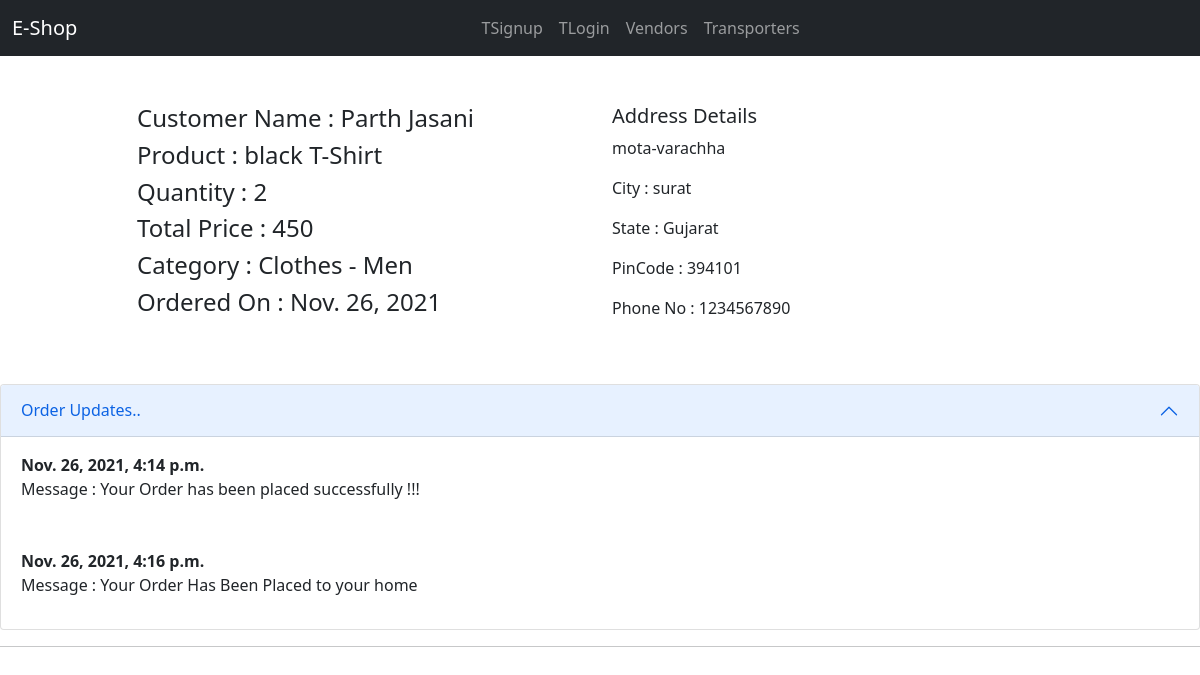
/order_page?id=28, run on the app's committed database.
### store/models/orders.py (models this page shows, shortened)
class Order(models.Model):
    product = models.ForeignKey(Product, on_delete=models.CASCADE)
    customer = models.ForeignKey(Customer, on_delete=models.CASCADE)
    quantity = models.IntegerField(default=1)
    price = models.IntegerField()
    address = models.CharField(max_length=100, default="", blank=True)
    address2 = models.CharField(max_length=100, default="", blank=True)
    phone = models.CharField(max_length=15, default="", blank=True)
    city = models.CharField(max_length=20,default="", blank=True)
    state = models.CharField(max_length=20,default="", blank=True)
    zip = models.IntegerField(default=1)
    date = models.DateField(default=datetime.datetime.today)
    status = models.BooleanField(default=False)
    transporter = models.ForeignKey(Transporter, on_delete=models.CASCADE, default=1)
    def __str__(self):
        return str(self.id)

### store/models/customer.py (models this page shows, shortened)
class Customer(models.Model):
    first_name = models.CharField(max_length=30)
    last_name = models.CharField(max_length=30)
    phone = models.CharField(max_length=15)
    email = models.EmailField()
    password = models.CharField(max_length=500)

### store/models/product.py (models this page shows, shortened)
class Product(models.Model):
    name = models.CharField(max_length=50)
    price = models.IntegerField(default=0)
    category = models.ForeignKey(Category, on_delete=models.CASCADE, default=1)
    description = models.CharField(max_length=200, default='', null=True, blank=True)
    image = models.ImageField(upload_to='uploads/products/')
    rating = models.DecimalField(default=0.0,max_digits=2, decimal_places=1)
    stock = models.IntegerField(default=50)
    vendor = models.ForeignKey(Vendor, on_delete=models.CASCADE, default=1)

### store/models/category.py (models this page shows, shortened)
class Category(models.Model):
    name = models.CharField(max_length=20)

### store/models/order_update.py (models this page shows, shortened)
class Order_Update_View(models.Model):
    order = models.ForeignKey(Order, models.CASCADE)
    update_desc = models.CharField(max_length=500)
    timestamp = models.DateTimeField(auto_now_add=True)

### store/views/order_page.py (the view)
# urls.py: path('order_page',order_page.OrderPage.as_view())
class OrderPage(View):
    def get(self, request):
        orderID = request.GET.get('id')
        order = Order.objects.filter(id=orderID).first()
        print(order)
        order_updates = Order_Update_View.objects.filter(order = order)
        return render(request, 'order_page.html', {'order':order, 'order_updates':order_updates})

### store/templates/order_page.html (shortened to what this page needs)
<!doctype html>
<html lang="en">
<head>
    <link href="https://cdn.jsdelivr.net/npm/bootstrap@5.1.1/dist/css/bootstrap.min.css" rel="stylesheet"
>
</head>
<body>
    {% load cart %}
    <nav class="navbar navbar-expand-lg navbar-dark bg-dark">
        <div class="container-fluid">
            <a class="navbar-brand" href="/">E-Shop</a>
            <div class="collapse navbar-collapse" id="navbarSupportedContent">
                <ul class="navbar-nav me-auto mb-2 mb-lg-0">
                    {% if request.session.transporter %}
                    <li class="nav-item">
                        <a class="nav-link" aria-current="page" href="/transporter_home">All Orders</a>
                    </li>
                    <li class="nav-item">
                        <a class="nav-link" aria-current="page" href="/transporter_logout">TLogout</a>
                    </li>
                    {% else %}
                    <li class="nav-item">
                        <a class="nav-link" aria-current="page" href="/transporter_signup">TSignup</a>
                    </li>
                    <li class="nav-item">
                        <a class="nav-link" aria-current="page" href="/transporter_login">TLogin</a>
                    </li>
                    <li class="nav-item">
                        <a class="nav-link" aria-current="page" href="/vendor_home">Vendors</a>
                    </li>
                    <li class="nav-item">
                        <a class="nav-link" aria-current="page" href="/transporter_home">Transporters</a>
                    </li>
                    {% endif %}
                </ul>
            </div>
        </div>
    </nav>
    <div class="container">
        <div class="row justify-content-center">
            <div class="col-5 mt-5 mb-5">
                <h4>Customer Name : {{order.customer.first_name}} {{order.customer.last_name}}</h4>
                <h4>Product : {{order.product.name}}</h4>
                <h4>Quantity : {{order.quantity}}</h4>
                <h4>Total Price : {{order.price}}</h4>
                <h4>Category : {{order.product.category.name}}</h4>
                <h4>Ordered On : {{order.date}}</h4>
            </div>
            <div class="col-5 mt-5 mb-5">
                <h5>Address Details</h5>
                <p>{{order.address}} {{order.address2}}</p>
                <p>City : {{order.city}}</p>
                <p>State : {{order.state}}</p>
                <p>PinCode : {{order.zip}}</p>
                <p>Phone No : {{order.phone}}</p>
            </div>
        </div>
    </div>
    <div class="accordion" id="accordionPanelsStayOpenExample">
        <div class="accordion-item">
            <h2 class="accordion-header" id="panelsStayOpen-headingOne">
                <button class="accordion-button" type="button" data-bs-toggle="collapse"
                    data-bs-target="#panelsStayOpen-collapseOne" aria-expanded="true"
                    aria-controls="panelsStayOpen-collapseOne">
                    Order Updates..
                </button>
            </h2>
            {% for order_update in order_updates %}
            <div id="panelsStayOpen-collapseOne" class="accordion-collapse collapse show"
                aria-labelledby="panelsStayOpen-headingOne">
                <div class="accordion-body">
                    <strong>{{order_update.timestamp}}</strong>
                    <p>Message : {{order_update.update_desc}}</p>
                </div>
            </div>
            {% endfor %}
        </div>
    </div>
    <hr>
</body>
</html>

### data on the page
Order: customer.first_name "Parth", customer.last_name "Jasani", product.name "black T-Shirt", quantity "2", price "450", product.category.name "Clothes - Men", date "Nov. 26, 2021", address "mota-varachha", city "surat", state "Gujarat", zip "394101", phone "1234567890"
Order_Update_View: timestamp "Nov. 26, 2021, 4:14 p.m.", update_desc "Your Order has been placed successfully !!!"
Order_Update_View: timestamp "Nov. 26, 2021, 4:16 p.m.", update_desc "Your Order Has Been Placed to your home"
